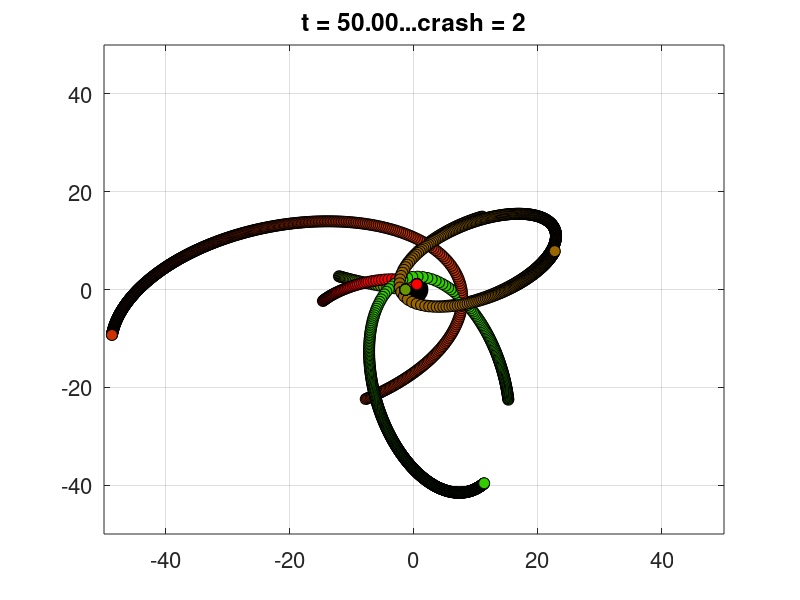

The MATLAB source for this figure:
% this script simulates the behaviour of particles in a gravity field
clc; clear; close all;
%% dati
GG = 1e-2;
MM = 1e3;

LL = 50;

np = 5;

mm = rand(1,np);

nearfactor = 2;
x0 = (rand(1,np)-.5)*2*LL/nearfactor;
y0 = (rand(1,np)-.5)*2*LL/nearfactor;
% x0 = -5;
% y0 = -7;
slowfactor = 1e2;
vx0 = (rand(1,np)-.5)*2*LL/nearfactor/slowfactor;
vy0 = (rand(1,np)-.5)*2*LL/nearfactor/slowfactor;
% vx0 = -.5;
% vy0 = .5;

%% griglia tempo
tend = 5e1;
% dt = tend/5e3;
dt = tend/5e2;
time = (0:dt:tend)';
lt = length(time);

%% loop
pp = zeros(lt,2,np); % x, y
vv = zeros(lt,2,np); % vx, vy
crash = zeros(lt,2,np);
pp(1,:,:) = [x0; y0];
vv(1,:,:) = [vx0; vy0];

% TODO
% PER METTERE L'INTERAZIONE TRA LORO STESSE DOVREI METTERE DUE FOR E
% CALCOLARE OGNI DV RISPETTO AD OGNI ALTRA, RR2 RISPETTO ALL'ALTRA E
% RISPETTO A 0 PER LA CENTRALE CC RISPETTO ALLA MASSA DELL'ALTRA
% ANCHE GLI ANGOLI CALCOLATI RISPETTO ALLA NUOVA ORIGINE
dmin = 2;
for inst = 2:lt
    rr2(1:np) = sum(pp(inst-1,:,:).^2,2);
    theta(1:np) = atan(pp(inst-1,2,:)./pp(inst-1,1,:));
    signfactor(1:2,1:np) = sign(pp(inst-1,:,:));
    cc(1:np) = -GG*MM./rr2;
    angle = [abs(cos(theta))', abs(sin(theta))'].*signfactor';
    dv(1,1:2,1:np) = reshape((dt*[cc', cc'].*angle)',1,2,np);
    crash(inst,1:2,1:np) = [(rr2(:)>dmin), (rr2(:)>dmin)]';
    vv(inst,:,:) = (vv(inst-1,:,:) + dv).*crash(inst,:,:);
    pp(inst,:,:) = pp(inst-1,:,:) + vv(inst,:,:);
end

%% pp
inst = 1;
hold on
set(gca,'fontsize',16)
plot(0,0,'ko','markersize',20,'markerfacecolor','k')
while inst <= lt
    for jp = 1:np
        plot(pp(inst,1,jp),pp(inst,2,jp),'ko','markersize',8,'markerfacecolor',[jp/np 1-jp/np 0])
    end
    xlim([-LL LL])
    ylim([-LL LL])
    grid on
    box on
    title([num2str(time(inst),'t = %.2f') num2str(np-sum(crash(inst,1,:)),'...crash = %i')])
    drawnow
    
    inst = inst +1;
end